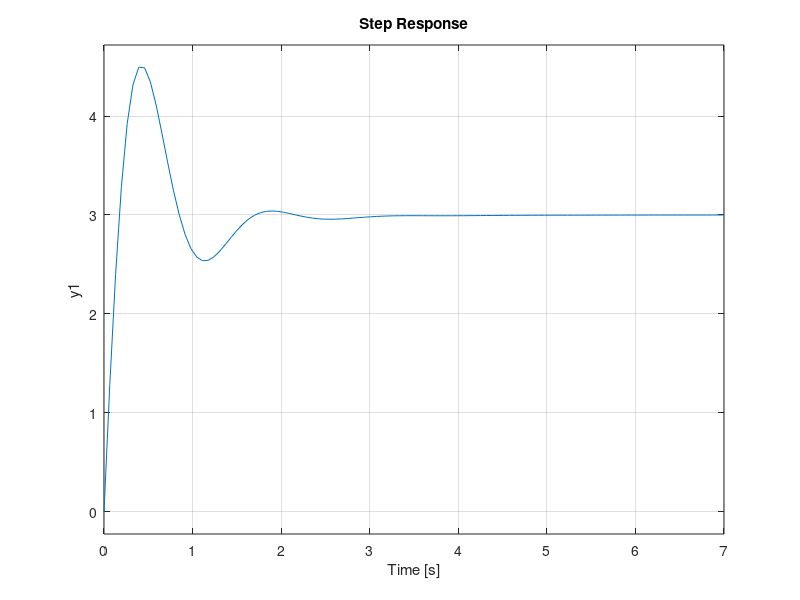

MATLAB code for this plot:
% Chapter 7: Figure 7.42%%   The step response for %%                   20.5775(s^2+4s+3)%   T(s)  =     --------------------------  .%               s^3+5s^2+26.5775s+20.5775 %grid onK=20.5775;num=K*[1 4 3]; den=[1 5 6+K K]; sys=tf(num,den);step(sys)